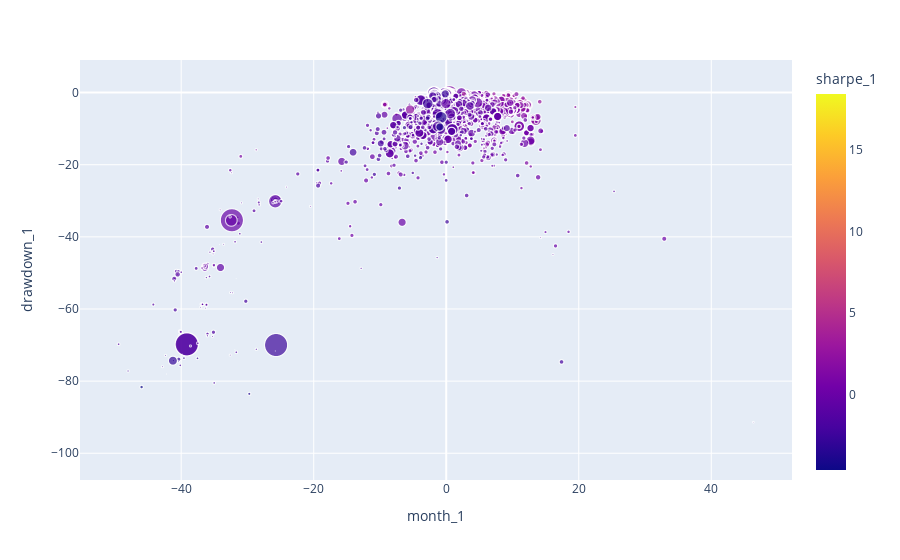

Here is the notebook cell this chart was saved with:
### Code cell
px.scatter(df_results, x="month_1", y="drawdown_1", hover_data=["name", "isin"], color="sharpe_1", size="costs_inv")

### Figure 1 — Plotly figure (JSON) as saved in the notebook; plotly's stock layout.template omitted (floating-point values rounded to 4 significant figures; data arrays with more than 128 entries replaced by an {"elided": "..."} marker saying what was removed)
{"data": [{"customdata": {"elided": "4249x2 str values"}, "hovertemplate": "month_1=%{x}<br>drawdown_1=%{y}<br>costs_inv=%{marker.size}<br>name=%{customdata[0]}<br>isin=%{customdata[1]}<br>sharpe_1=%{marker.color}<extra></extra>", "legendgroup": "", "marker": {"color": {"elided": "4249 float values"}, "coloraxis": "coloraxis", "size": {"elided": "4249 float values"}, "sizemode": "area", "sizeref": null, "symbol": "circle"}, "mode": "markers", "name": "", "showlegend": false, "type": "scattergl", "x": {"elided": "4249 float values"}, "xaxis": "x", "y": {"elided": "4249 float values"}, "yaxis": "y"}], "layout": {"coloraxis": {"colorbar": {"title": {"text": "sharpe_1"}}, "colorscale": [[0, "#0d0887"], [0.1111, "#46039f"], [0.2222, "#7201a8"], [0.3333, "#9c179e"], [0.4444, "#bd3786"], [0.5556, "#d8576b"], [0.6667, "#ed7953"], [0.7778, "#fb9f3a"], [0.8889, "#fdca26"], [1, "#f0f921"]]}, "legend": {"itemsizing": "constant", "tracegroupgap": 0}, "margin": {"t": 60}, "xaxis": {"anchor": "y", "domain": [0, 1], "title": {"text": "month_1"}}, "yaxis": {"anchor": "x", "domain": [0, 1], "title": {"text": "drawdown_1"}}}}
